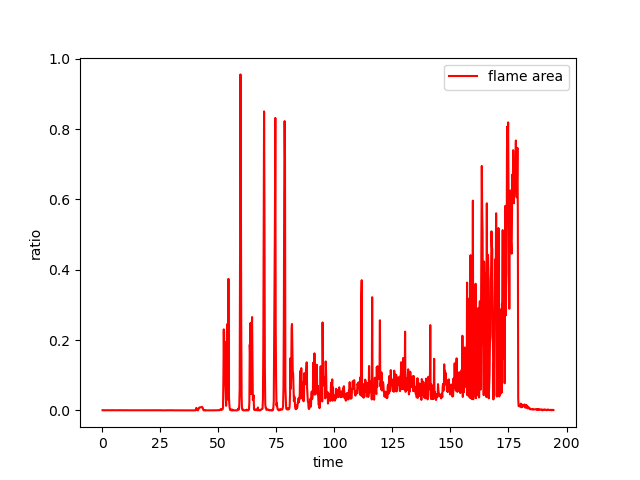
#> input picture test.png, 640 x 480 px; its folder holds only this picture in this run
$ python -i handle_image.py   (imports and definitions only)
#> lines starting #> are read from the running program, lines starting #| are printed output that depends on the picture; after the words box and inside, x2 and y2 are one past the last pixel; in counts of white or black regions, pixels touching at a corner belong together
import cv2
import numpy as np
import pandas as pd
import os

class ColorProcesser:
    def __init__(self) -> None:
        self.bw_output_path = "bw"
        self.list1 = []
        self.list2 = []
        pass

    def handleToBlackAndWhite(self,image_path):
#> called with image_path = '../test.png'
        image = cv2.imread(image_path)
#> image is the input picture: shape (480, 640, 3); mean B, G, R 236.9, 236.9, 252.2
        # 将图像转换为灰度图像
        gray_image = cv2.cvtColor(image, cv2.COLOR_BGR2GRAY)
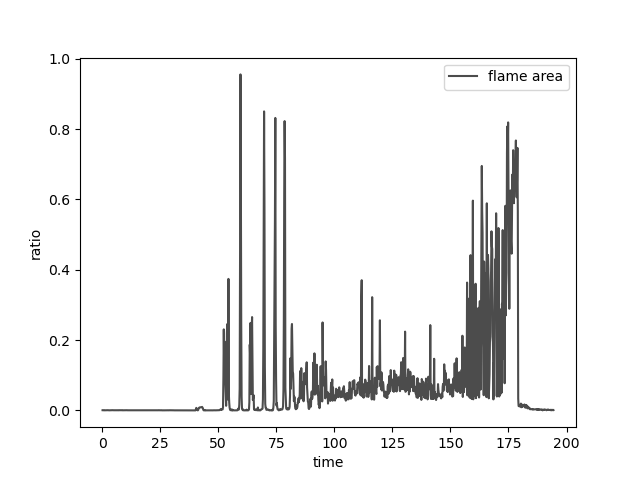
#> gray_image: shape (480, 640); min 0, max 255, mean 241.4

        # 定义阈值范围
        lower_threshold = 15
        upper_threshold = 200

        # 对图像进行滤波，保留特定范围内的像素值
        filtered_image = cv2.inRange(gray_image, lower_threshold, upper_threshold)
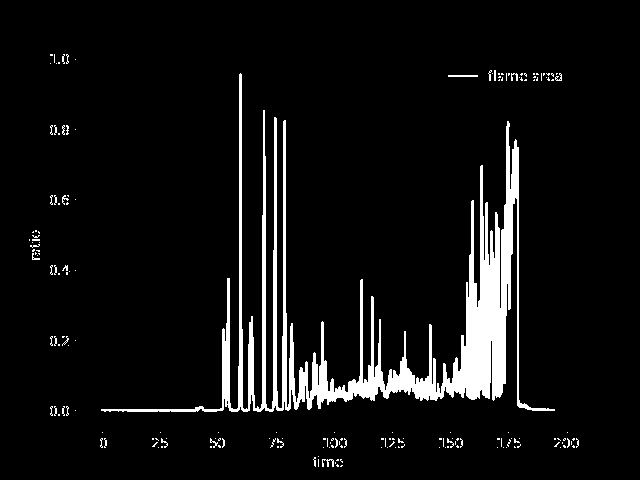
#> filtered_image: shape (480, 640); 6.8% white; 184 white regions (169 under 20 px), largest, box (x1, y1, x2, y2) and area: (101, 73, 555, 412) 19540, (448, 75, 478, 77) 60, (322, 459, 334, 467) 50

        if not os.path.exists(self.bw_output_path):
            os.makedirs(self.bw_output_path)
        new_path = self.bw_output_path + "/" + image_path.split("/")[-1]
        cv2.imwrite(new_path, filtered_image, [cv2.IMWRITE_PNG_COMPRESSION, 0])
        pass

    # [35 lines left out: functions calBwRatio, handleAll, not called in this run]

    def setBwOutputPath(self,bw_output_path):
        self.bw_output_path = bw_output_path

    # [13 lines left out: functions writeToCsv, convert_to_float, not called in this run]

>>> result = ColorProcesser().handleToBlackAndWhite('../test.png')
